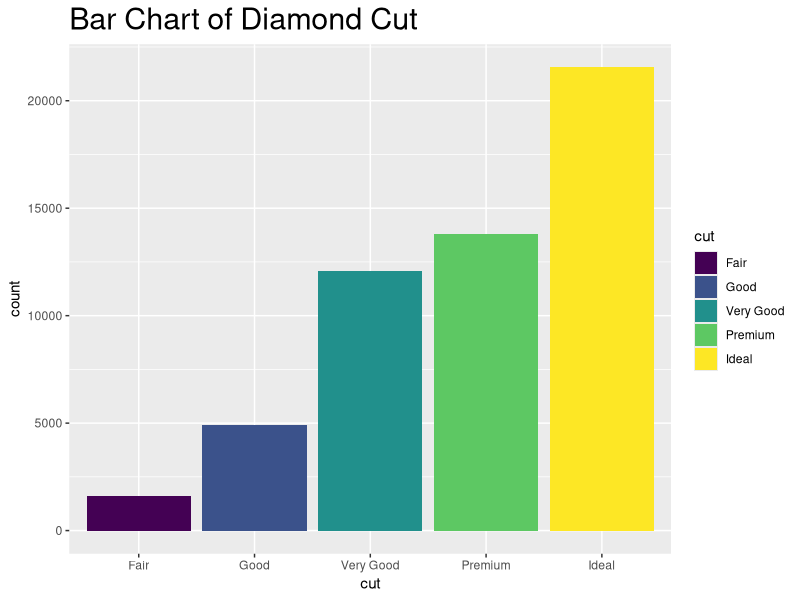
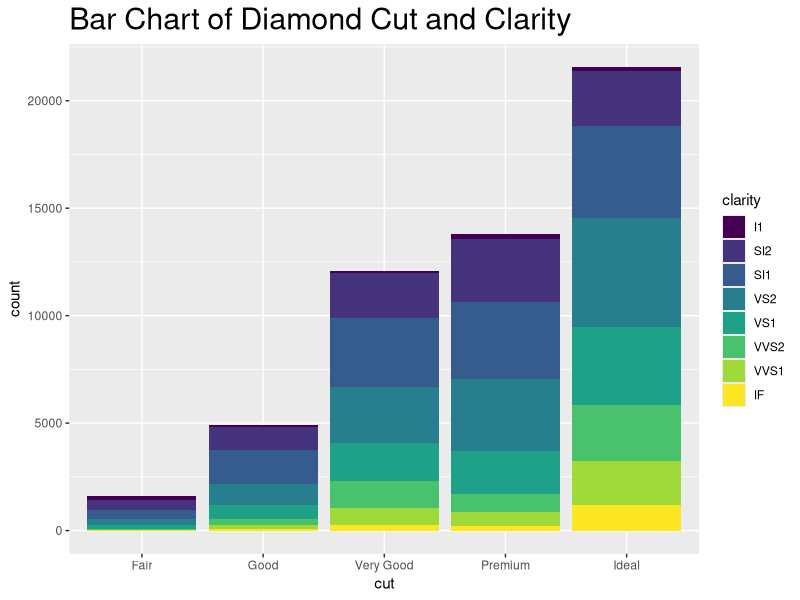
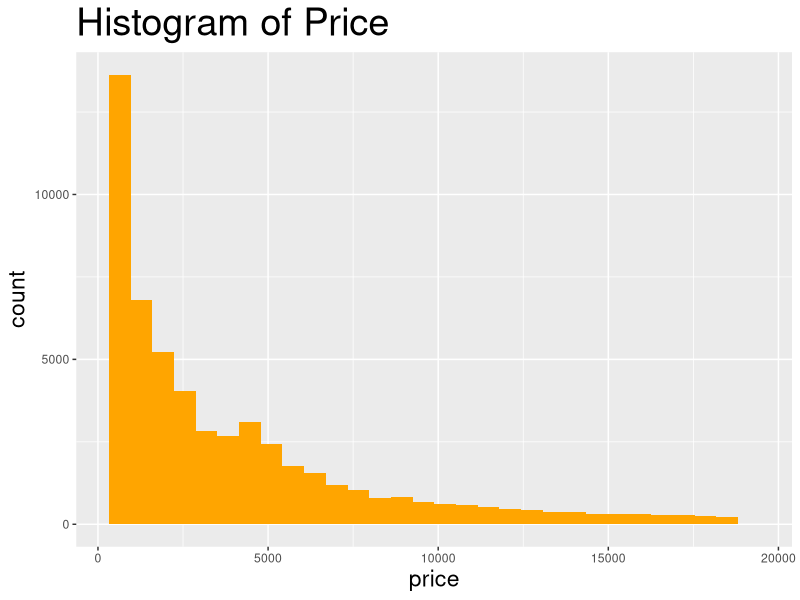
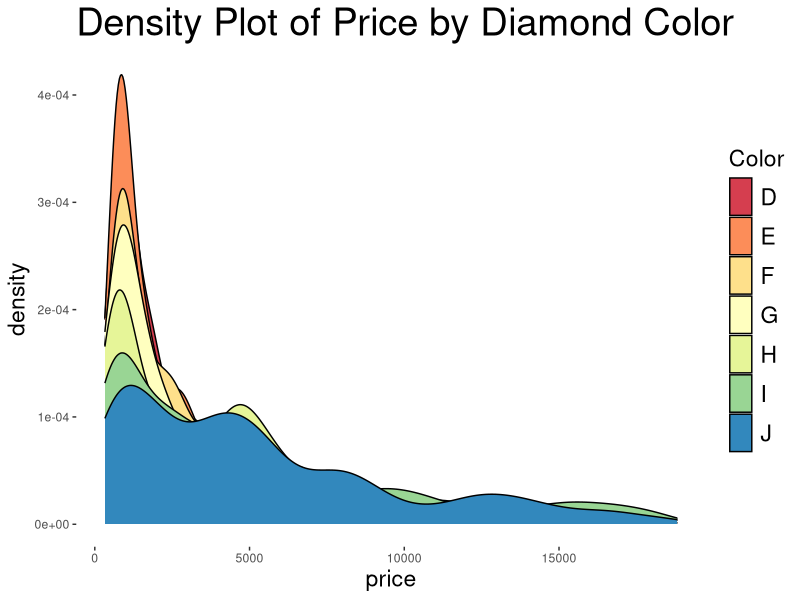
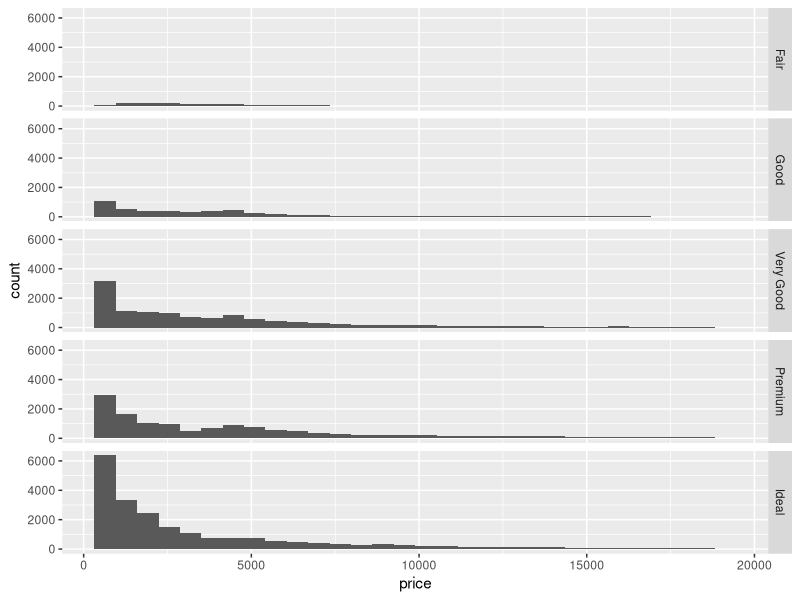
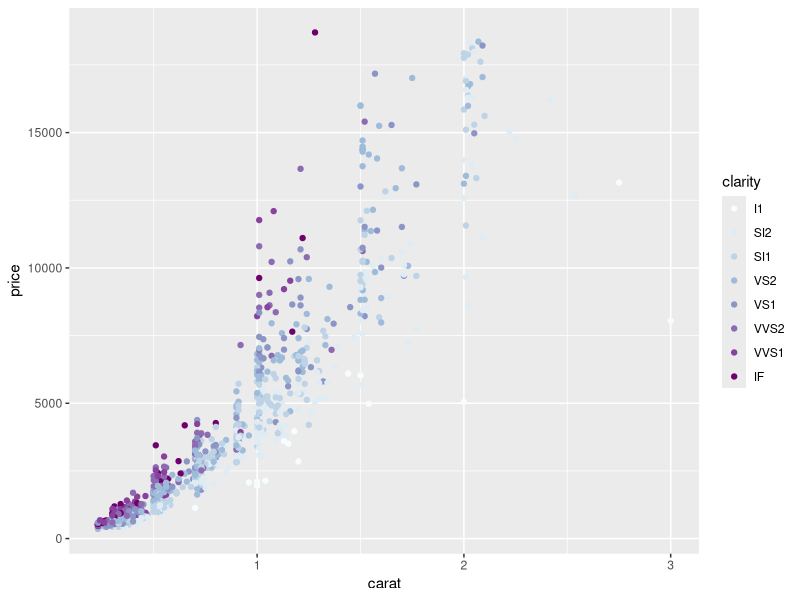
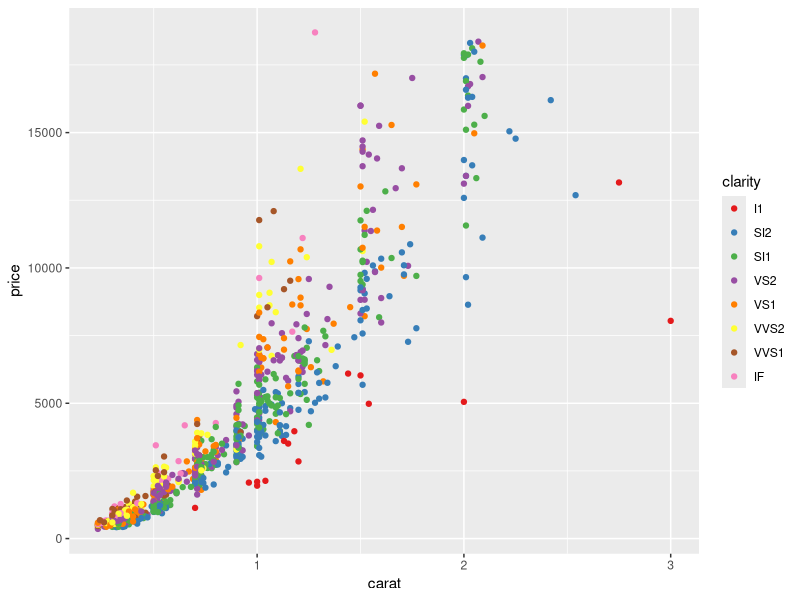
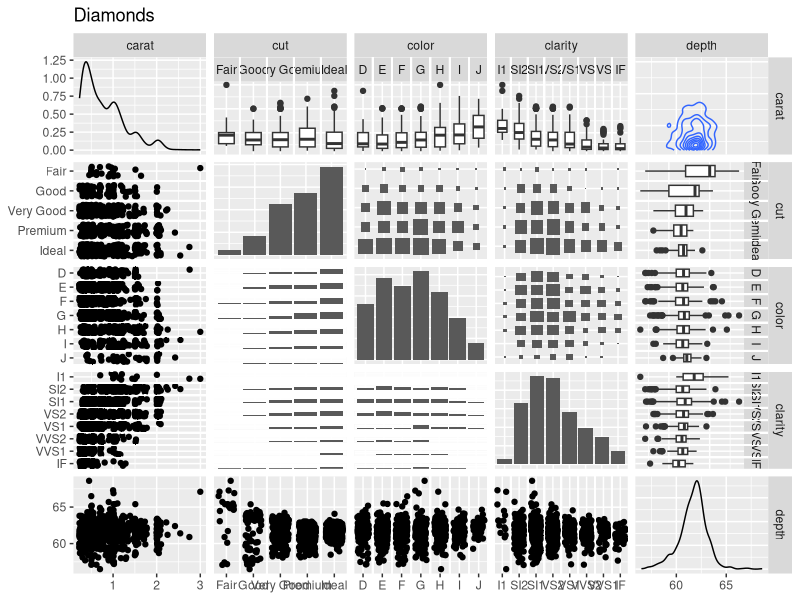

Write the R code that produced these figures, in order.
##########################################################################################################
##       An Introduction to ggplot() in the ggplot2 package        #######################################
##
## The ggplot2 package is an advanced graphics package that implements the grammar of graphics. This 
## demo introduces the ggplot() function.  See the previous demo for an introduction to the qplot().
##  
## 
##
## See "docs.ggplot2.org/current/" for more details
##
## Layers in ggplot2
## 1. Data
## 2. Geometric Object (geom)
## 3. Statistical Transformation (stat)
## 4. Scales
## 5. Coordinate System
#########################################################################################################

require(ggplot2)
require(RColorBrewer)  #Color palettes for plotting
library(GGally)  #additional plots
library(grid)  #needed for unit function

str(diamonds)

#a bar chart
ggplot(data=diamonds, aes(cut, fill=cut)) + geom_bar() + labs(title="Bar Chart of Diamond Cut") +
  theme(plot.title=element_text(size=rel(2)))

#a stacked bar chart
ggplot(data=diamonds, aes(cut, fill=clarity)) + geom_bar() + labs(title="Bar Chart of Diamond Cut and Clarity") +
  theme(plot.title=element_text(size=rel(2)))

#a histogram
ggplot(data=diamonds, aes(price)) + geom_histogram(fill="orange") + labs(title="Histogram of Price") +
  theme(plot.title=element_text(size=rel(2.5)), axis.title=element_text(size=rel(1.5))) 

#a density plot
ggplot(data=diamonds, aes(price, fill=color)) + geom_density() + 
  labs(title="Density Plot of Price by Diamond Color") + 
  scale_fill_brewer(palette="Spectral", name="Color") +
  theme(plot.title=element_text(size=rel(2.5)), 
        axis.title=element_text(size=rel(1.5)),
        legend.key.height=unit(1, "cm"),
        legend.title=element_text(size=rel(1.5)),
        legend.text=element_text(size=rel(1.5)),
        panel.background = element_rect(fill = "white"))

#multiple plots on the page
ggplot(data=diamonds, aes(price)) + geom_histogram() + facet_grid(cut~.)

#take a sample to make the scatter plot look better
set.seed(12345)
dsamp <- diamonds[sample(nrow(diamonds), 1000), ]

#A scatter plot
g <- ggplot(data=dsamp, aes(carat, price, colour=clarity)) + geom_point() 
g + scale_color_brewer(type="seq", palette=3)
g + scale_color_brewer(palette="Set1")

#pairs plot from the GGally package
ggpairs(
  dsamp[,1:5],
  upper = list(continuous = "density", combo = "box"),
  lower = list(continuous = "points", combo = "dot"),
  color = "cut",
  alpha = 0.4,
  title = "Diamonds"
)

#an example using aggregated data
Toy.dat <- data.frame(Company=c(rep("Toyota",2), rep("Ford",2)),
                      Item=c(rep("ROA % (Net)", 4)),
                      Value=c(4.74, 2.91, 3.06, 3.65),
                      Fiscal=c("Period End", "Period Beginning", "Period Beginning", "Period End"),
                      Year=c(2014, 2013, 2012, 2013))

p1 <- ggplot(Toy.dat, aes(x=Fiscal,y=Value, fill=Company, ymax=5)) 
p1 <- p1 + geom_bar(stat = "identity", position="dodge") 
p1 <- p1 + labs(x="Most Recent Fiscal Period", y="ROA % (Net)")
p1 <- p1 + labs(title="Comparison of ROA % (Net)") 
p1 <- p1 + theme(plot.title=element_text(size=rel(3)), axis.title=element_text(size=rel(2.5)), 
                 axis.text=element_text(size=rel(2)), 
                 legend.key.height=unit(3, "cm"),
                 legend.title=element_text(size=rel(1.5)),
                 legend.text=element_text(size=rel(1.5)))
p1 <- p1 + scale_fill_manual(values=c("blue", "red")) 
p1 + geom_text(aes(label=Value), position=position_dodge(width=0.9), vjust=3, size=15, colour="white")